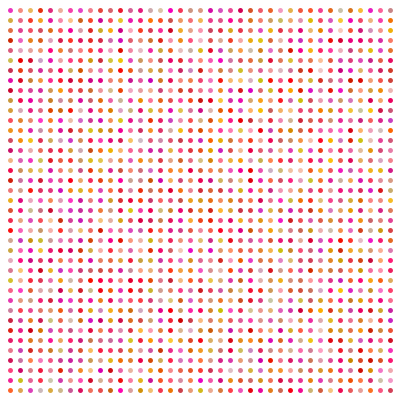
Frame 1 (no input)
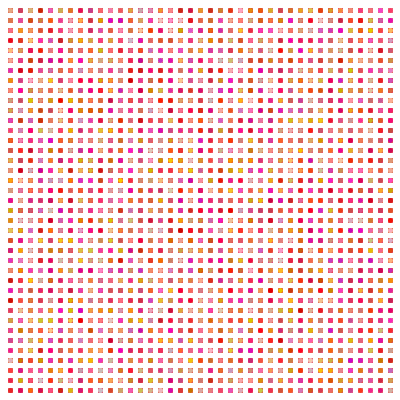
Frame 60 (the mouse pressed at the canvas centre just before this capture)
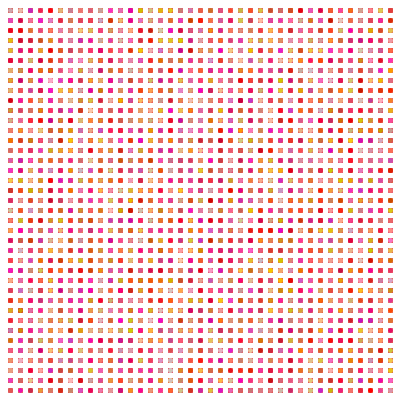
Frame 120 (the mouse held since frame 60 and released just before this capture)

The Processing sketch that drew these frames (run headless with seeded random() and noise(); from frame 60 on, the mouse is pressed at the canvas centre):

// Processing sketch: processing_133108
// ── processing_133108.pde

void setup()
{
  size(400,400);
  background(255);
  smooth();
 
}
int x=0;
int speed=100;
void draw()
{ 
    frameRate(10);
  
for(int i = 10; i <= 399; i += 10) 
{
     for(int j = 10; j <= 399; j += 10) 
         {
           stroke(random(200,255), random(200.255), random(200.255));
           strokeWeight(5);
           point(i, j); 
         }
}
}
